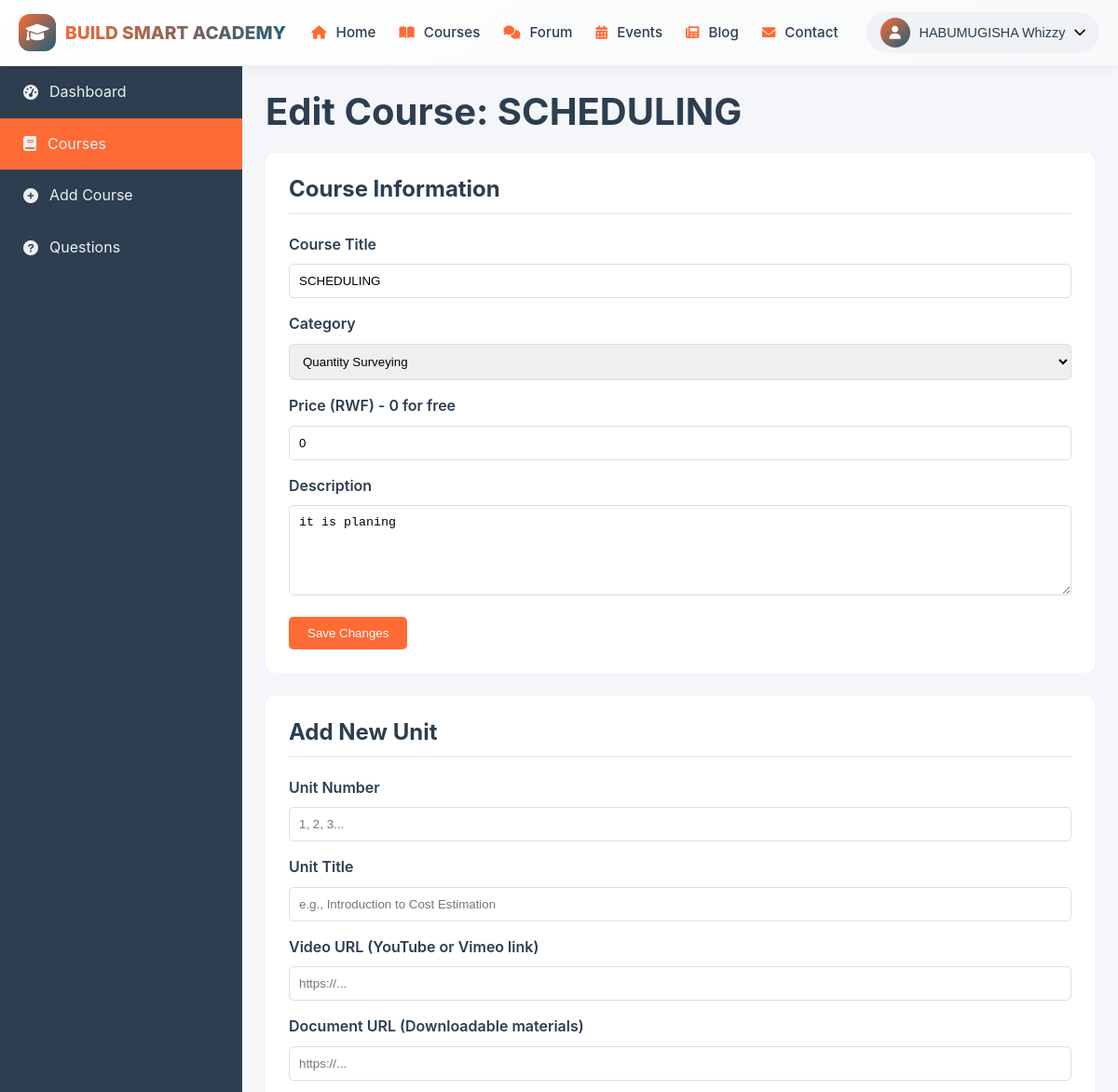
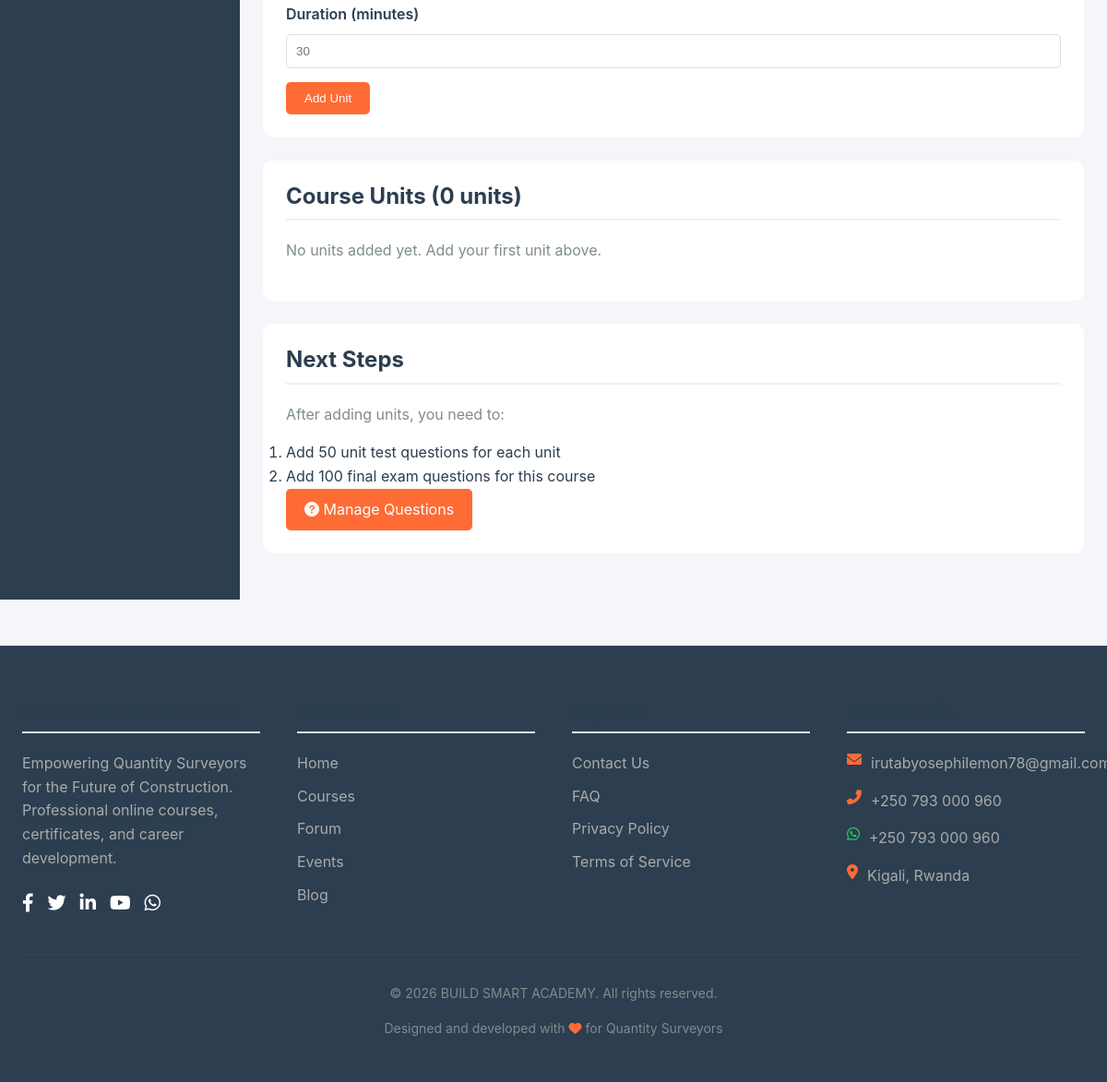
The page /edit-course.php?id=2 (signed in) on the database its author committed (2 pictures, top to bottom).
### tables this page shows
CREATE TABLE `courses` (
  `id` int(11) NOT NULL,
  `title` varchar(255) NOT NULL,
  `description` text DEFAULT NULL,
  `price` int(11) DEFAULT 0 COMMENT 'in RWF, 0 = free',
  `is_paid` tinyint(1) DEFAULT 0,
  `featured_image` varchar(500) DEFAULT NULL,
  `category` varchar(100) DEFAULT NULL,
  `instructor_id` int(11) DEFAULT NULL,
  `total_units` int(11) DEFAULT 0,
  `final_passing_score` int(11) DEFAULT 80,
  `status` enum('draft','published') DEFAULT 'draft',
  `created_by` int(11) DEFAULT NULL,
  `created_at` timestamp NOT NULL DEFAULT current_timestamp()
);

### edit-course.php (the view, shortened to what this page needs)
<?php
$course_id = isset($_GET['id']) ? intval($_GET['id']) : 0;
$db = Database::getConnection();
$stmt = $db->prepare("SELECT * FROM courses WHERE id = ?");
$stmt->execute([$course_id]);
$course = $stmt->fetch();
$stmt = $db->prepare("SELECT * FROM course_units WHERE course_id = ? ORDER BY unit_number ASC");
$stmt->execute([$course_id]);
$units = $stmt->fetchAll();
?>
<!DOCTYPE html>
<html lang="en">
<head>
    <link rel="stylesheet" href="<?php echo SITE_URL; ?>assets/css/style.css">
    <link rel="stylesheet" href="https://cdnjs.cloudflare.com/ajax/libs/font-awesome/6.0.0/css/all.min.css">
</head>
<body>
    <?php include __DIR__ . '/../includes/navbar.php'; ?>
    <div class="admin-container">
        <div class="admin-sidebar">
            <ul class="nav">
                <li><a href="<?php echo SITE_URL; ?>admin/"><i class="fas fa-tachometer-alt"></i> Dashboard</a></li>
                <li><a href="<?php echo SITE_URL; ?>admin/courses.php" class="active"><i class="fas fa-book"></i> Courses</a></li>
                <li><a href="<?php echo SITE_URL; ?>admin/add-course.php"><i class="fas fa-plus-circle"></i> Add Course</a></li>
                <li><a href="<?php echo SITE_URL; ?>admin/manage-questions.php?course_id=<?php echo $course_id; ?>"><i class="fas fa-question-circle"></i> Questions</a></li>
            </ul>
        </div>
        <div class="admin-main">
            <h1>Edit Course: <?php echo htmlspecialchars($course['title']); ?></h1>
            <div class="section">
                <h3>Course Information</h3>
                <form method="POST">
                    <div class="form-group">
                        <label>Course Title</label>
                        <input type="text" name="title" value="<?php echo htmlspecialchars($course['title']); ?>" required>
                    </div>
                    <div class="form-group">
                        <label>Category</label>
                        <select name="category">
                            <option value="Quantity Surveying" <?php echo $course['category'] == 'Quantity Surveying' ? 'selected' : ''; ?>>Quantity Surveying</option>
                        </select>
                    </div>
                    <div class="form-group">
                        <label>Price (RWF) - 0 for free</label>
                        <input type="number" name="price" value="<?php echo $course['price']; ?>" min="0">
                    </div>
                    <div class="form-group">
                        <label>Description</label>
                        <textarea name="description" rows="5"><?php echo htmlspecialchars($course['description']); ?></textarea>
                    </div>
                    <button type="submit" class="btn-save">Save Changes</button>
                </form>
            </div>
            <div class="section">
                <h3>Add New Unit</h3>
                <form method="POST">
                    <div class="form-group">
                        <label>Unit Number</label>
                        <input type="number" name="unit_number" required placeholder="1, 2, 3...">
                    </div>
                    <div class="form-group">
                        <label>Unit Title</label>
                        <input type="text" name="unit_title" required placeholder="e.g., Introduction to Cost Estimation">
                    </div>
                    <div class="form-group">
                        <label>Video URL (YouTube or Vimeo link)</label>
                        <input type="url" name="video_url" placeholder="https://...">
                    </div>
                    <div class="form-group">
                        <label>Document URL (Downloadable materials)</label>
                        <input type="url" name="document_url" placeholder="https://...">
                    </div>
                    <div class="form-group">
                        <label>Duration (minutes)</label>
                        <input type="number" name="duration_minutes" placeholder="30">
                    </div>
                    <button type="submit" class="btn-save">Add Unit</button>
                </form>
            </div>
            <div class="section">
                <h3>Course Units (<?php echo count($units); ?> units)</h3>
                <?php if (count($units) == 0): ?>
                    <p>No units added yet. Add your first unit above.</p>
                <?php endif; ?>
            </div>
            <div class="section">
                <h3>Next Steps</h3>
                <p>After adding units, you need to:</p>
                <ol>
                    <li>Add 50 unit test questions for each unit</li>
                    <li>Add 100 final exam questions for this course</li>
                </ol>
                <a href="<?php echo SITE_URL; ?>admin/manage-questions.php?course_id=<?php echo $course_id; ?>" class="btn-save" style="display: inline-block; text-decoration: none;">
                    <i class="fas fa-question-circle"></i> Manage Questions
                </a>
            </div>
        </div>
    </div>
    <?php include __DIR__ . '/../includes/footer.php'; ?>
</body>
</html>

### style.css (style rules this page uses)
:root { --orange: #FF6B35; --orange-dark: #e55a2b; --blue: #1A5F7A; --blue-dark: #134b62; --dark: #2C3E50; --dark-light: #34495e; --light: #ECF0F1; --white: #FFFFFF; --gray: #7F8C8D; --gray-light: #bdc3c7; --green: #27AE60; --green-dark: #219a52; --red: #E74C3C; --red-dark: #c0392b; --yellow: #F39C12; --purple: #9B59B6; --shadow-sm: 0 2px 8px rgba(0,0,0,0.05); --shadow-md: 0 5px 20px rgba(0,0,0,0.08); --shadow-lg: 0 10px 40px rgba(0,0,0,0.12); --shadow-xl: 0 20px 60px rgba(0,0,0,0.15); --transition-fast: all 0.2s ease; --transition: all 0.3s ease; --transition-slow: all 0.5s ease; --border-radius-sm: 8px; --border-radius-md: 12px; --border-radius-lg: 16px; --border-radius-xl: 24px; }
* { margin: 0; padding: 0; box-sizing: border-box; }
*::before, *::after { box-sizing: border-box; }
html { scroll-behavior: smooth; -webkit-font-smoothing: antialiased; -moz-osx-font-smoothing: grayscale; }
body { font-family: 'Inter', -apple-system, BlinkMacSystemFont, 'Segoe UI', Roboto, 'Helvetica Neue', sans-serif; line-height: 1.6; color: var(--dark); background-color: #f5f6fa; overflow-x: hidden; }
h1, h2, h3, h4, h5, h6 { font-weight: 700; line-height: 1.2; margin-bottom: 0.5em; color: var(--dark); }
h1 { font-size: 2.5rem; }
h3 { font-size: 1.5rem; }
p { margin-bottom: 1rem; color: var(--gray); }
a { color: var(--orange); text-decoration: none; transition: var(--transition); }
.section { padding: 80px 0; }
.form-group { margin-bottom: 20px; }
.form-group label { display: block; margin-bottom: 8px; font-weight: 600; color: var(--dark); }

### edit-course.php (style rules this page uses)
.admin-container { display: flex; min-height: calc(100vh - 150px); }
.admin-sidebar { width: 260px; background: #2C3E50; color: white; flex-shrink: 0; }
.admin-sidebar .nav { list-style: none; padding: 0; }
.admin-sidebar .nav li a { display: flex; align-items: center; gap: 12px; padding: 15px 25px; color: #ecf0f1; text-decoration: none; }
.admin-sidebar .nav li a:hover, .admin-sidebar .nav li a.active { background: var(--orange); }
.admin-main { flex: 1; background: #f5f6fa; padding: 25px; }
.section { background: white; border-radius: 10px; padding: 25px; margin-bottom: 25px; }
.form-group { margin-bottom: 15px; }
.form-group label { display: block; margin-bottom: 8px; font-weight: 600; }
.form-group input, .form-group select, .form-group textarea { width: 100%; padding: 10px; border: 1px solid #ddd; border-radius: 5px; }
.btn-save { background: var(--orange); color: white; padding: 10px 20px; border: none; border-radius: 5px; cursor: pointer; }
h3 { margin-bottom: 20px; padding-bottom: 10px; border-bottom: 2px solid #f0f0f0; }

### rows shown on the page
courses: title "SCHEDULING", category "Quantity Surveying", price "0", description "it is planing"

### other values the page prints
$_SESSION['user_name'] "HABUMUGISHA Whizzy"
count($units) "0"
SITE_NAME "BUILD SMART ACADEMY"
